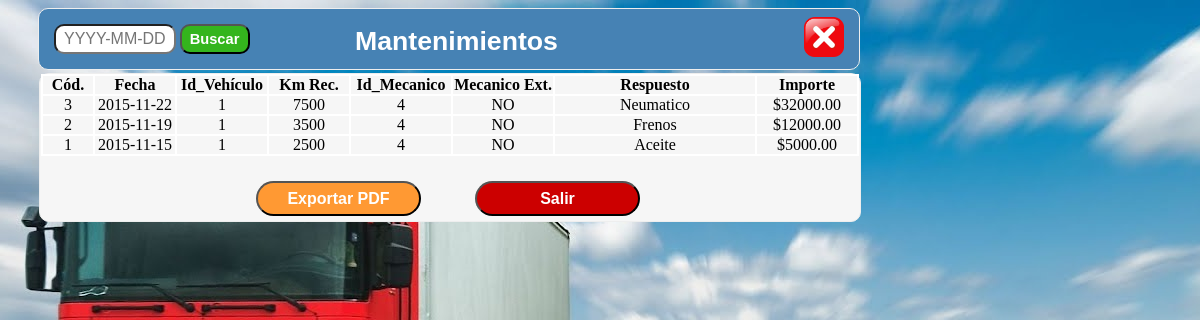
The page /ver_mantenimientos.php on the database its author committed.
### tables this page shows
CREATE TABLE IF NOT EXISTS mantenimiento (
	cod 		int 			AUTO_INCREMENT,
    fecha		DATE		    NOT NULL,
    id_vehiculo int				NOT NULL,	
    km			int				NOT NULL,
    id_mecanico int				NULL,
    mecanico_ext varchar(5)		NOT NULL,
    repuesto	varchar(100)	NOT NULL,
    costo		decimal(10,2)	NOT NULL,
	PRIMARY KEY (cod),
	FOREIGN KEY (id_vehiculo)	REFERENCES vehiculo (id),
	FOREIGN KEY (id_mecanico)	REFERENCES empleado (id)
);

### ver_mantenimientos.php (the view, shortened to what this page needs)
<html>
<head>
<link rel="stylesheet" type="text/css" href="estilos\ver_lista_mantenimiento.css">
</head>
<body Background="imagenes\fondo.jpg">
<div id="contenedor">
	<div id="cabecera">
	<form ACTION="buscar_mantenimiento.php" METHOD="POST">
	<div class="buscar">
	<input type="text" name="palabra" placeholder="YYYY-MM-DD" class="campo_buscar" onKeyUp = "this.value=formateafecha(this.value);">
	<input type="submit" name="buscador" value="Buscar" class="campo_buscador">
	</form>
		<div class="titulo">
		Mantenimientos
		</div>
		<a href="menu_supervisor.php"><img src="imagenes\cerrar.png" class="imagen_atras"/></a>
	</div>
<div id="cuerpo">
  <table border='1' cellpadding='0' align="center" cellspacing='0' width='auto' bgcolor='#F6F6F6' bordercolor='#FFFFFF'>
	<tr align="center">
	  <td width='50' style='font-weight: bold'>C&oacute;d.		  </td>
      <td width='80' style='font-weight: bold'>Fecha			  </td>
	  <td width='90' style='font-weight: bold'>Id_Veh&iacute;culo </td>
      <td width='80' style='font-weight: bold'>Km Rec.			  </td>
      <td width='100' style='font-weight: bold'>Id_Mecanico		  </td>
	  <td width='100' style='font-weight: bold'>Mecanico Ext.	  </td>
	  <td width='200' style='font-weight: bold'>Respuesto		  </td>
	  <td width='100' style='font-weight: bold'>Importe			  </td>
    </tr>
<?php
	$cadena ="SELECT * FROM mantenimiento ORDER BY cod DESC";
	$tabla = mysql_query($cadena);
	while ($registro = mysql_fetch_array($tabla)){
	echo "
    <tr align='center' >
	  <td width='50'>".$registro['cod'].		  "</td>
      <td width='80'>".$registro['fecha'].		  "</td>
	  <td width='90'>".$registro['id_vehiculo'].  "</td>
	  <td width='80'>".$registro['km'].			  "</td>
	  <td width='100'>".$registro['id_mecanico']. "</td>
	  <td width='100'>".$registro['mecanico_ext']."</td>
	  <td width='200'>".$registro['repuesto'].	  "</td>
	  <td width='100'>$".$registro['costo'].	  "</td>
    </tr>  ";
}
?>
 </table>
 <a href= "generar_pdf_mantenimientos.php"><input type="submit" value="Exportar PDF" class="boton_pdf"></a>
 <a href= "pantalla.php"><input type="submit" value="Salir" class="boton_salir"></a>
</div>
</div>
</body>
</html>

### estilos/ver_lista_mantenimiento.css (style rules this page uses)
#contenedor { width: auto; height: auto; margin: 5 0 0 30px; }
#cabecera { width: 820px; height: 60px; background-color: #4682B4; color: white; border-radius: 10px; border-style: groove; border-width: 1px; }
#cuerpo { width: 820px; height: auto; background-color: #F6F6F6; border-radius: 10px; margin: 4 0 0 0px; border-style: groove; border-width: 1px; }
.buscar { margin:0 0 0 15px; }
.campo_buscar { width: 122px; height: 30px; font-size: 12pt; padding-left: 8px; margin: 15 0 0 0px; border-radius: 10px; }
.campo_buscador { width: 70px; height: 30px; font-size: 11pt; font-weight: bold; background-color: #34B51D; color: white; padding-left: 5px; margin: 15 0 0 0px; border-radius: 10px; }
.titulo { font-size: 20pt; font-family: helvetica; color: white; text-align: center; font-weight: bold; margin: -28 0 0 0px; }
.imagen_atras { width:40px; height:40px; border-style: groove; border-width: 0px; margin:-40 0 0 750px; background-color: #4682B4; border-radius: 5px; }
.boton_pdf { width: 165px; height: 35px; background-color: #FF9933; color: white; font-size: 12pt; font-weight: bold; margin: 25 0 5 216px; border-radius: 30px; }
.boton_salir { width: 165px; height: 35px; background-color: #CC0000; color: white; font-size: 12pt; font-weight: bold; margin: 25 0 5 50px; border-radius: 30px; }

### rows shown on the page
mantenimiento: cod "3", fecha "2015-11-22", id_vehiculo "1", km "7500", id_mecanico "4", mecanico_ext "NO", repuesto "Neumatico", costo "32000.00"
mantenimiento: cod "2", fecha "2015-11-19", id_vehiculo "1", km "3500", id_mecanico "4", mecanico_ext "NO", repuesto "Frenos", costo "12000.00"
mantenimiento: cod "1", fecha "2015-11-15", id_vehiculo "1", km "2500", id_mecanico "4", mecanico_ext "NO", repuesto "Aceite", costo "5000.00"
